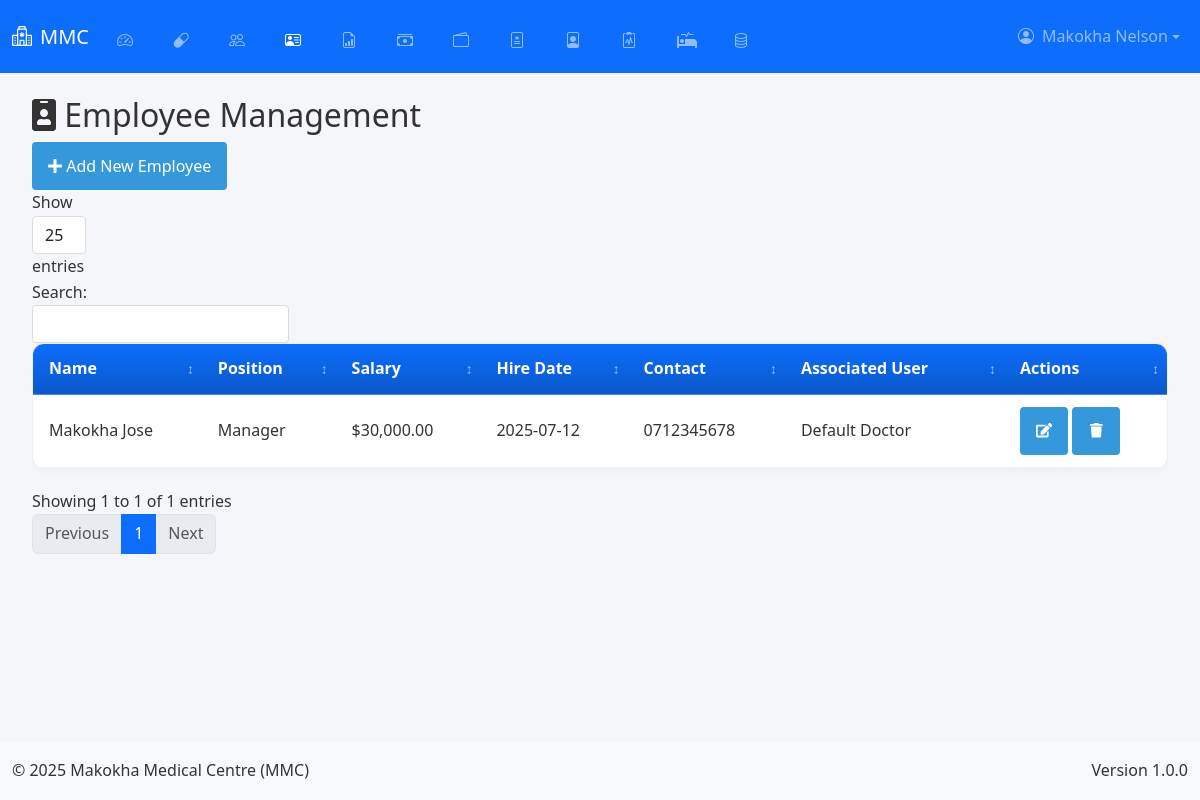
The app's page /admin/employees (signed in) with its own data.
### app.py (models this page shows, shortened)
class User(db.Model, UserMixin):
    __tablename__ = 'user'
    id = db.Column(db.Integer, primary_key=True)
    username = db.Column(db.String(50), unique=True, nullable=False)
    email = db.Column(db.String(100), unique=True, nullable=False)
    password = db.Column(db.String(200), nullable=False)
    role = db.Column(db.String(20), nullable=False, default='user')
    is_active = db.Column(db.Boolean, default=True)
    last_login = db.Column(db.DateTime)
    profile_picture = db.Column(db.String(255))
    created_at = db.Column(db.DateTime, default=lambda: datetime.now(timezone.utc))
    updated_at = db.Column(db.DateTime, default=lambda: datetime.now(timezone.utc), onupdate=lambda: datetime.now(timezone.utc))

class Employee(db.Model):
    __tablename__ = 'employees'
    id = db.Column(db.Integer, primary_key=True)
    name = db.Column(db.String(100), nullable=False)
    position = db.Column(db.String(100))
    salary = db.Column(db.Float)
    hire_date = db.Column(db.Date)
    contact = db.Column(db.String(100))
    user_id = db.Column(db.Integer, db.ForeignKey('user.id'))
    created_at = db.Column(db.DateTime, default=lambda: datetime.now(timezone.utc))
    updated_at = db.Column(db.DateTime, default=lambda: datetime.now(timezone.utc), onupdate=lambda: datetime.now(timezone.utc))
    payrolls = db.relationship('Payroll', backref='employee', lazy=True)
    user = db.relationship('User', backref='employee')

### app.py (the view, shortened to what this page needs)
@app.route('/admin/employees', methods=['GET', 'POST'])
@login_required
def manage_employees():
    if current_user.role != 'admin':
        flash('Unauthorized access', 'danger')
        return redirect(url_for('home'))
    employees = Employee.query.all()
    users = User.query.filter(User.role != 'admin').all()
    return render_template('admin/employees.html',
                        employees=employees,
                        users=users,
                        User=User)  # Pass the User model to template

### app.py (called while the page is built, shortened)
@app.before_request
def initialize_data():
    global _first_request
    if not _first_request:
        return

@app.context_processor
def inject_current_date():
    return {'current_date': date.today().strftime('%Y-%m-%d')}

    @login_manager.user_loader
    def load_user(user_id):
        return db.session.get(User, int(user_id))

### templates/admin/employees.html (shortened to what this page needs)
{% extends "base.html" %}
{% block content %}
<div class="content">
    <div class="page-header">
        <h2><i class="fas fa-id-badge"></i> Employee Management</h2>
        <div class="page-actions">
            <button class="btn btn-primary" data-toggle="modal" data-target="#addEmployeeModal">
                <i class="fas fa-plus"></i> Add New Employee
            </button>
        </div>
    </div>
    <div class="table-responsive">
        <table class="data-table" id="employeesTable">
            <thead>
                <tr>
                    <th>Name</th>
                    <th>Position</th>
                    <th>Salary</th>
                    <th>Hire Date</th>
                    <th>Contact</th>
                    <th>Associated User</th>
                    <th>Actions</th>
                </tr>
            </thead>
            <tbody>
                {% for employee in employees %}
                <tr>
                    <td>{{ employee.name }}</td>
                    <td>{{ employee.position }}</td>
                    <td>{{ "${:,.2f}".format(employee.salary) if employee.salary else 'N/A' }}</td>
                    <td>{{ employee.hire_date.strftime('%Y-%m-%d') if employee.hire_date else 'N/A' }}</td>
                    <td>{{ employee.contact if employee.contact else 'N/A' }}</td>
                    <td>
                        {% if employee.user_id %}
                            {% set user = User.query.get(employee.user_id) %}
                            {{ user.username if user else 'N/A' }}
                        {% else %}
                            N/A
                        {% endif %}
                    </td>
                    <td>
                        <button class="btn btn-sm btn-edit" data-id="{{ employee.id }}" data-toggle="modal" data-target="#editEmployeeModal">
                            <i class="fas fa-edit"></i>
                        </button>
                        <button class="btn btn-sm btn-delete" data-id="{{ employee.id }}">
                            <i class="fas fa-trash"></i>
                        </button>
                    </td>
                </tr>
                {% endfor %}
            </tbody>
        </table>
    </div>
</div>
{% endblock %}

### templates/base.html (shortened to what this page needs)
<!DOCTYPE html>
<html lang="en">
<head>
    <link href="https://cdn.jsdelivr.net/npm/bootstrap@5.3.0/dist/css/bootstrap.min.css" rel="stylesheet">
    <link rel="stylesheet" href="https://cdn.jsdelivr.net/npm/bootstrap-icons@1.11.1/font/bootstrap-icons.css">
    <link rel="stylesheet" href="https://cdnjs.cloudflare.com/ajax/libs/font-awesome/5.15.3/css/all.min.css">
    <link href="https://cdn.jsdelivr.net/npm/select2@4.1.0-rc.0/dist/css/select2.min.css" rel="stylesheet">
    <link rel="stylesheet" href="{{ url_for('static', filename='css/style.css') }}">
    <link rel="stylesheet" href="{{ url_for('static', filename='css/dashboard.css') }}">
    <link rel="stylesheet" href="{{ url_for('static', filename='css/custom.css') }}">
</head>
<body class="d-flex flex-column min-vh-100">
    <nav class="navbar navbar-expand-lg navbar-dark bg-primary fixed-top" id="mainNavbar">
        <div class="container-fluid">
            <a class="navbar-brand fs-5" href="{{ url_for('home') }}">
                <i class="bi bi-hospital me-2"></i>MMC
            </a>
            <div class="collapse navbar-collapse" id="navbarNav">
                <ul class="navbar-nav me-auto">
                    {% if current_user.is_authenticated %}
                        {% if current_user.role == 'admin' %}
                            <li class="nav-item"><a class="nav-link fs-6 px-2 mx-1 icon-nav" href="{{ url_for('admin_dashboard') }}"><i class="bi bi-speedometer2 me-1"></i><span class="nav-text">Dashboard</span></a></li>
                            <li class="nav-item"><a class="nav-link fs-6 px-2 mx-1 icon-nav" href="{{ url_for('manage_drugs') }}"><i class="bi bi-capsule me-1"></i><span class="nav-text">Drugs</span></a></li>
                            <li class="nav-item"><a class="nav-link fs-6 px-2 mx-1 icon-nav" href="{{ url_for('manage_users') }}"><i class="bi bi-people me-1"></i><span class="nav-text">Users</span></a></li>
                            <li class="nav-item"><a class="nav-link fs-6 px-2 mx-1 icon-nav" href="{{ url_for('manage_employees') }}"><i class="bi bi-person-vcard me-1"></i><span class="nav-text">Employees</span></a></li>
                            <li class="nav-item"><a class="nav-link fs-6 px-2 mx-1 icon-nav" href="{{ url_for('generate_reports') }}"><i class="bi bi-file-earmark-bar-graph me-1"></i><span class="nav-text">Reports</span></a></li>
                            <li class="nav-item"><a class="nav-link fs-6 px-2 mx-1 icon-nav" href="{{ url_for('manage_transactions') }}"><i class="bi bi-cash-stack me-1"></i><span class="nav-text">Transactions</span></a></li>
                            <li class="nav-item"><a class="nav-link fs-6 px-2 mx-1 icon-nav" href="{{ url_for('manage_money') }}"><i class="bi bi-wallet2 me-1"></i><span class="nav-text">Money</span></a></li>
                            <li class="nav-item"><a class="nav-link fs-6 px-2 mx-1 icon-nav" href="{{ url_for('manage_dosage') }}"><i class="bi bi-file-medical me-1"></i><span class="nav-text">Dosage</span></a></li>
                            <li class="nav-item"><a class="nav-link fs-6 px-2 mx-1 icon-nav" href="{{ url_for('manage_patients') }}"><i class="bi bi-file-person me-1"></i><span class="nav-text">Patients</span></a></li>
                            <li class="nav-item"><a class="nav-link fs-6 px-2 mx-1 icon-nav" href="{{ url_for('manage_medical_tests') }}"><i class="bi bi-clipboard2-pulse me-1"></i><span class="nav-text">Medical Tests</span></a></li>
                            <li class="nav-item"><a class="nav-link fs-6 px-2 mx-1 icon-nav" href="{{ url_for('manage_beds') }}"><i class="fas fa-procedures me-1"></i><span class="nav-text">Beds</span></a></li>
                            <li class="nav-item"><a class="nav-link fs-6 px-2 mx-1 icon-nav" href="{{ url_for('backup_management') }}"><i class="bi bi-database me-1"></i><span class="nav-text">Backup</span></a></li>
                        {% endif %}
                    {% endif %}
                </ul>
                <ul class="navbar-nav">
                    {% if current_user.is_authenticated %}
                        <li class="nav-item dropdown">
                            <a class="nav-link dropdown-toggle d-flex align-items-center fs-6" href="#" id="userDropdown" role="button" data-bs-toggle="dropdown">
                                {% if current_user.profile_picture %}
                                    <img src="{{ url_for('static', filename=current_user.profile_picture) }}" alt="Profile" class="profile-picture me-2">
                                {% else %}
                                    <i class="bi bi-person-circle me-2"></i>
                                {% endif %}
                                {{ current_user.username }}
                            </a>
                        </li>
                    {% else %}
                        <li class="nav-item">
                        <a class="nav-link fs-6" href="{{ url_for('auth.login') }}">
                            <i class="bi bi-box-arrow-in-right me-1"></i>Login
                        </a>
                        </li>
                    {% endif %}
                </ul>
            </div>
        </div>
    </nav>
    <main class="container-fluid flex-grow-1 py-3" style="margin-top: 60px;">
        {% block content %}{% endblock %}
    </main>
    <footer class="bg-light py-3 mt-auto">
        <div class="container-fluid">
            <div class="row">
                <div class="col-md-6 text-center text-md-start">
                    <p class="mb-0">&copy; 2025 Makokha Medical Centre (MMC)</p>
                </div>
                <div class="col-md-6 text-center text-md-end">
                    <p class="mb-0">Version 1.0.0</p>
                </div>
            </div>
        </div>
    </footer>
</body>
</html>

### static/css/style.css (style rules this page uses)
:root { --primary-color: #3498db; --secondary-color: #2980b9; --success-color: #2ecc71; --danger-color: #e74c3c; --warning-color: #f39c12; --info-color: #1abc9c; --light-color: #ecf0f1; --dark-color: #2c3e50; --gray-color: #95a5a6; --white-color: #ffffff; --black-color: #000000; --sidebar-width: 250px; --sidebar-collapsed-width: 0; --top-bar-height: 60px; --shadow: 0 2px 10px rgba(0, 0, 0, 0.1); --transition: all 0.3s ease; }
* { margin: 0; padding: 0; box-sizing: border-box; font-family: 'Segoe UI', Tahoma, Geneva, Verdana, sans-serif; }
.btn { position: relative; z-index: auto; }
.content, .main-content, .dashboard-container { position: static !important; overflow: visible !important; }
body { background-color: #f5f6fa; color: #333; line-height: 1.6; overflow-x: hidden; }
a { text-decoration: none; color: inherit; }
button, input, select, textarea { font-family: inherit; font-size: inherit; }
.btn { display: inline-block; padding: 8px 16px; border: none; border-radius: 4px; background-color: var(--primary-color); color: white; cursor: pointer; transition: var(--transition); }
.btn-sm { padding: 5px 10px; font-size: 0.9rem; }
.btn-primary { background-color: var(--primary-color); }
.dropdown { position: relative; display: inline-block; }
.content { flex: 1; padding: 20px; overflow-y: auto; }
.data-table { width: 100%; border-collapse: collapse; margin-bottom: 20px; }
.data-table th, .data-table td { padding: 12px 15px; text-align: left; border-bottom: 1px solid #eee; }
.data-table th { background-color: #f8f9fa; font-weight: 600; color: var(--dark-color); }

### templates/base.html (style rules this page uses)
:root { --tap-min-size: 48px; --mobile-breakpoint: 768px; --primary-blue: #0d6efd; --dark-blue: #0a58ca; --light-gray: #f8f9fa; }
body { -webkit-text-size-adjust: 100%; -webkit-tap-highlight-color: transparent; touch-action: manipulation; }
.btn, .nav-link, .dropdown-item, input[type="checkbox"] + label, .table .actions-column .btn { min-height: var(--tap-min-size); min-width: var(--tap-min-size); padding: 12px 16px; }
.table-responsive { overflow-x: auto; -webkit-overflow-scrolling: touch; }
.table-container { overflow-x: auto; -webkit-overflow-scrolling: touch; margin-bottom: 1.25rem; }
table.table-enhanced { width: 100%; border-collapse: separate; border-spacing: 0; background: #fff; border: 1px solid rgba(0,0,0,0.06); border-radius: 12px; overflow: hidden; box-shadow: 0 2px 10px rgba(0,0,0,0.04); }
.table-enhanced thead th { position: sticky; top: 0; background: linear-gradient(180deg, var(--primary-blue), var(--dark-blue)); color: #fff; z-index: 2; padding: 0.75rem 1rem; font-weight: 600; white-space: nowrap; border-bottom: 1px solid rgba(255,255,255,0.2); }
.table-enhanced tbody td { padding: 0.75rem 1rem; border-bottom: 1px solid rgba(0,0,0,0.06); vertical-align: middle; background: #fff; }
.table-enhanced thead th.sortable { cursor: pointer; position: relative; padding-right: 1.5rem; }
.table-enhanced thead th.sortable::after { content: '\2195'; position: absolute; right: 0.5rem; top: 50%; transform: translateY(-50%); opacity: 0.6; font-size: 0.85rem; }
.navbar { background-color: var(--primary-blue) !important; transition: all 0.3s ease; padding-top: 0.5rem; padding-bottom: 0.5rem; }
.table-container { overflow-x: auto; -webkit-overflow-scrolling: touch; margin-bottom: 1.5rem; }

### records on screen
User: username "Makokha Nelson"
Employee: name "Makokha Jose", position "Manager", salary "$30,000.00", hire_date "2025-07-12", contact "0712345678"
User: username "Default Doctor"
